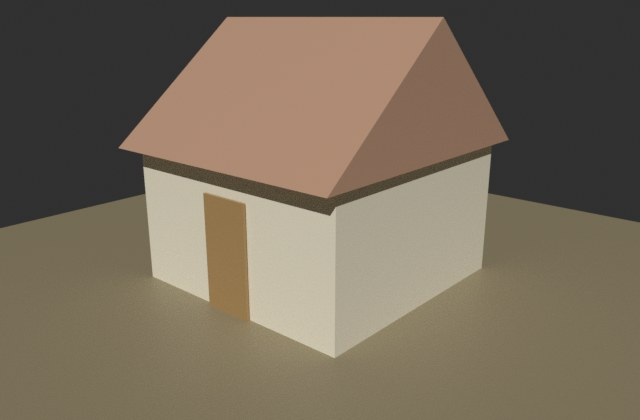
#> input picture austerity-explainer/working-files/session-scratch/plugin-work/kit/pic_flat_hut.jpg, 640 x 420 px, given in place of colour.png, which was not available
$ python row_profile.py out.png
#> lines starting #> are read from the running program, lines starting #| are printed output that depends on the picture; after the words box and inside, x2 and y2 are one past the last pixel; in counts of white or black regions, pixels touching at a corner belong together; long printed decimals are rounded; pictures that were not available may be replaced by others from this repository, and a replacement may not be noted
# What this does (plain words): draws the average brightness of every picture row (one number per row of dots, averaged across the whole width) for the
# reference and for baked pictures, so the dark joint bands and the dark-to-light run down a slate can be compared. Use: python3 -I row_profile.py OUT.png PICTURE ...
import sys, cv2, numpy as np
PROC = 'proc-work'
out = sys.argv[1]
pics = [('reference', PROC + '/reference/slate/colour.png', (0, 0, 255))] + [(p.split('/')[-1], p, c) for p, c in zip(sys.argv[2:], [(255, 120, 0), (0, 160, 0), (200, 0, 200)])]
canvas = np.full((420, 1254, 3), 255, np.uint8)
stats = []
for name, path, colour in pics:
    img = cv2.imread(path); img = cv2.resize(img, (1254, 1254), interpolation=cv2.INTER_AREA)
#> further down, img is the input picture: shape (420, 640, 3); mean B, G, R 91.1, 107.8, 119.8
#> after `img = cv2.resize(img, (1254, 1254), interpolation=cv2.INTER_AREA)`:
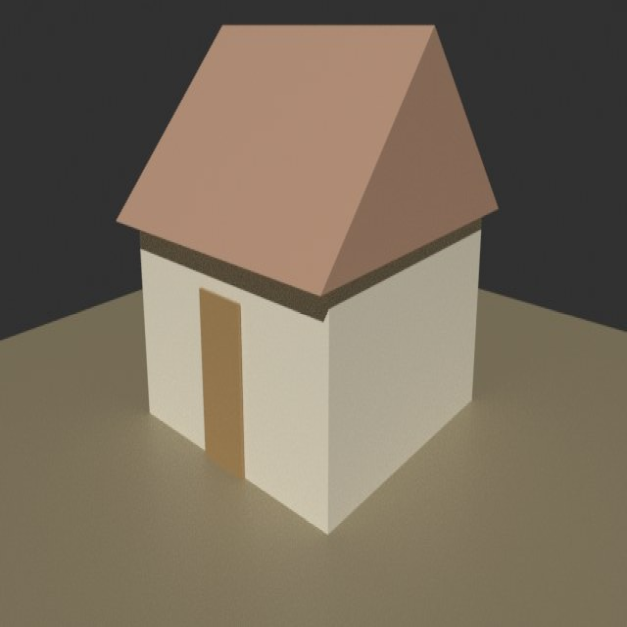
#> img: shape (1254, 1254, 3) (shown at 1/2 size); mean B, G, R 91.1, 107.8, 119.7
    L = cv2.cvtColor(img, cv2.COLOR_BGR2LAB).astype(np.float32)[..., 0] * 100 / 255
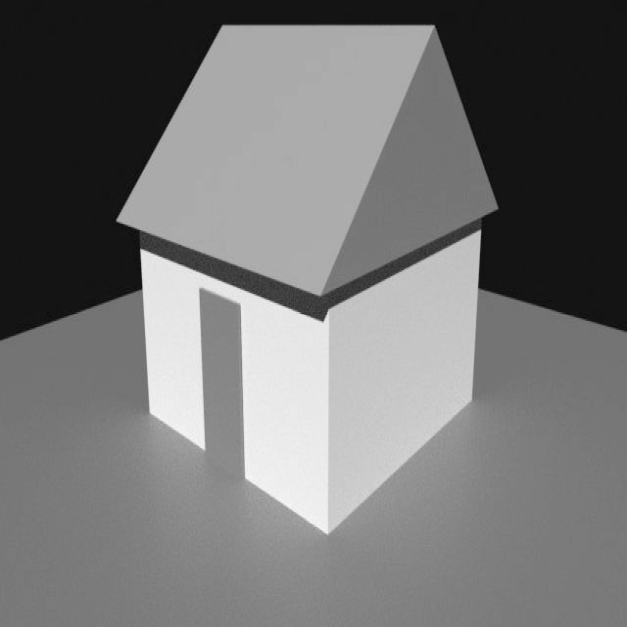
#> L: shape (1254, 1254) float32 (shown at 1/2 size); min 14.9, max 82.75, mean 45.7; drawn with min black and max white
    prof = L.mean(1)
#> prof = 1254 values, max 58.8 at index 819, min 20.31 at index 44, mean 45.66
    pts = np.stack([np.arange(1254), 400 - prof * 5.5], 1).astype(np.int32)
#> pts = 1254 pairs, first value 0 to 1253, second value 76 to 288
    cv2.polylines(canvas, [pts], False, colour, 1)
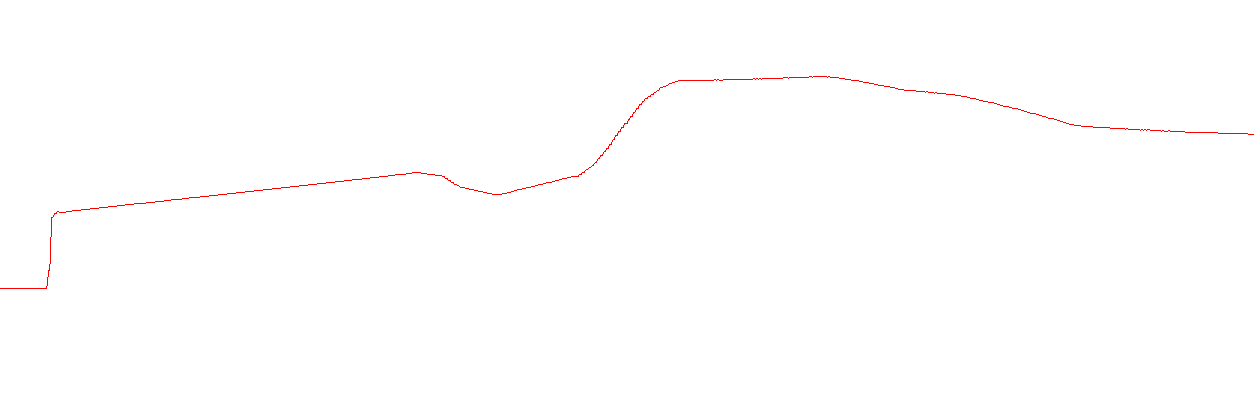
#> canvas: shape (420, 1254, 3); mean of channels 0, 1, 2 254.3, 254.3, 255; drawn as B, G, R
    stats.append((name, float(prof.std()), float(prof.min()), float(prof.max())))
for i, (n, s, lo, hi) in enumerate(stats):
    cv2.putText(canvas, f'{n}: profile std {s:.1f} min {lo:.1f} max {hi:.1f}', (10, 20 + 18 * i), cv2.FONT_HERSHEY_SIMPLEX, 0.5, pics[i][2], 1)
#> this loop made 1 pass
#> (n, s, lo, hi) on pass 1: ('reference', 9.74, 20.31, 58.8)
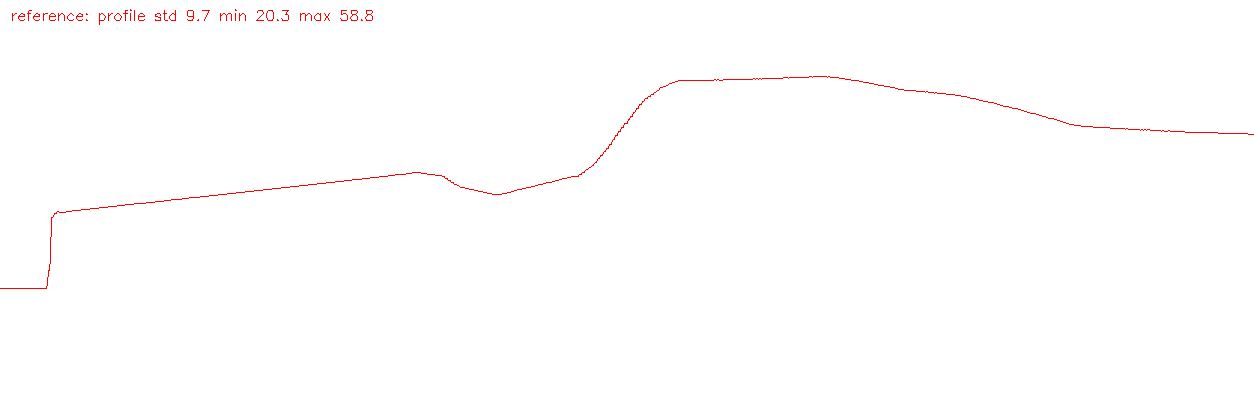
#> canvas: shape (420, 1254, 3); 0.13% of pixels changed, all inside (x1, y1, x2, y2) = (12, 9, 373, 25); drawn as B, G, R
cv2.imwrite(out, canvas)
for s in stats: print(s)
#> this loop made 1 pass
#| ('reference', 9.744, 20.310, 58.800)

$ run again, on austerity-explainer/working-files/session-scratch/plugin-work/kit/pic_hut_aged.jpg
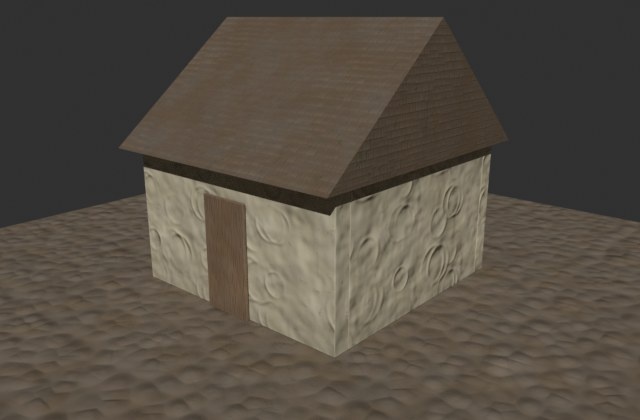
#> input picture austerity-explainer/working-files/session-scratch/plugin-work/kit/pic_hut_aged.jpg, 640 x 420 px, given in place of colour.png, which was not available
#> img is the input picture: shape (420, 640, 3); mean B, G, R 67.9, 77.7, 85.2
#> img: shape (1254, 1254, 3)
#> `L = cv2.cvtColor(img, cv2.COLOR_BGR2LAB).astype(np.float32)[..., 0] * ..`:
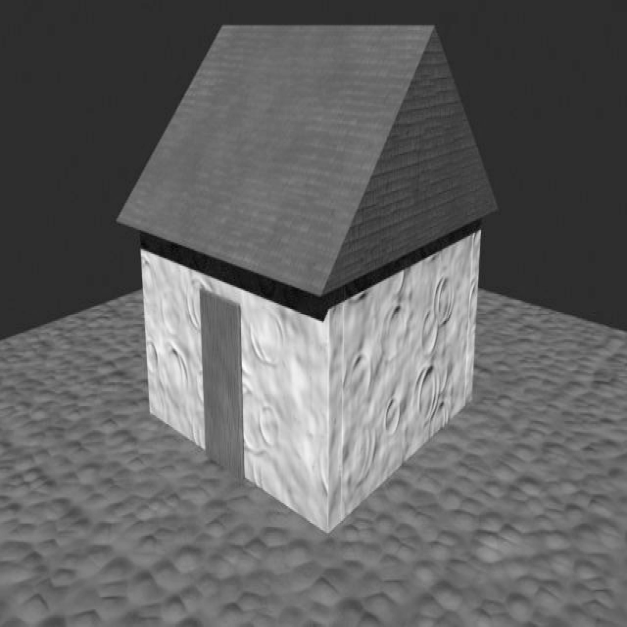
#> L: shape (1254, 1254) float32 (shown at 1/2 size); min 9.41, max 70.2, mean 33.2; drawn with min black and max white
#> prof = 1254 values, max 44.73 at index 696, min 20.35 at index 45, mean 33.21
#> pts = 1254 pairs, first value 0 to 1253, second value 153 to 288
#> the loop `for i, (n, s, lo, hi) in enumerate(stats):` made 1 pass
#> (n, s, lo, hi) on pass 1: ('reference', 7.25, 20.35, 44.73)
#> after the loop `for i, (n, s, lo, hi) in enumerate(stats):`:
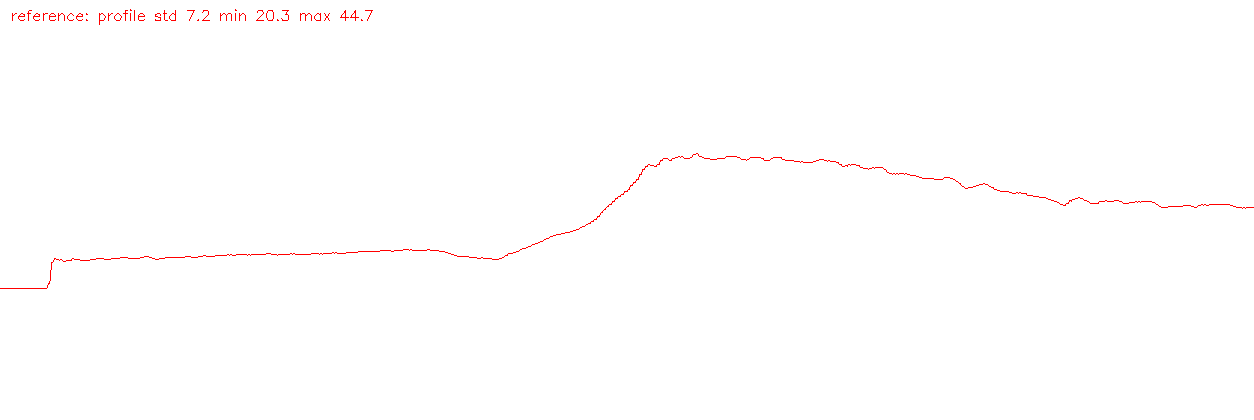
#> canvas: shape (420, 1254, 3); mean of channels 0, 1, 2 254, 254, 255; drawn as B, G, R
#> the loop `for s in stats: print(s)` made 1 pass
#> (printed output is left out)
